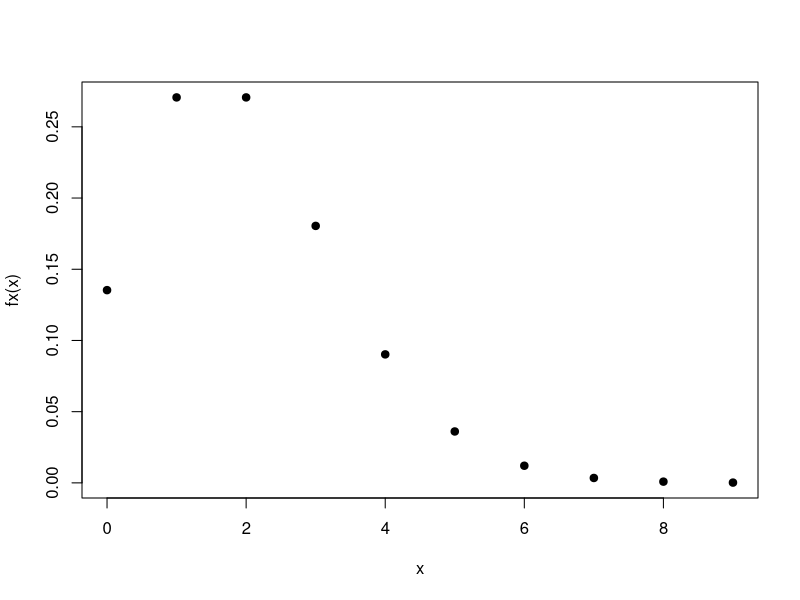
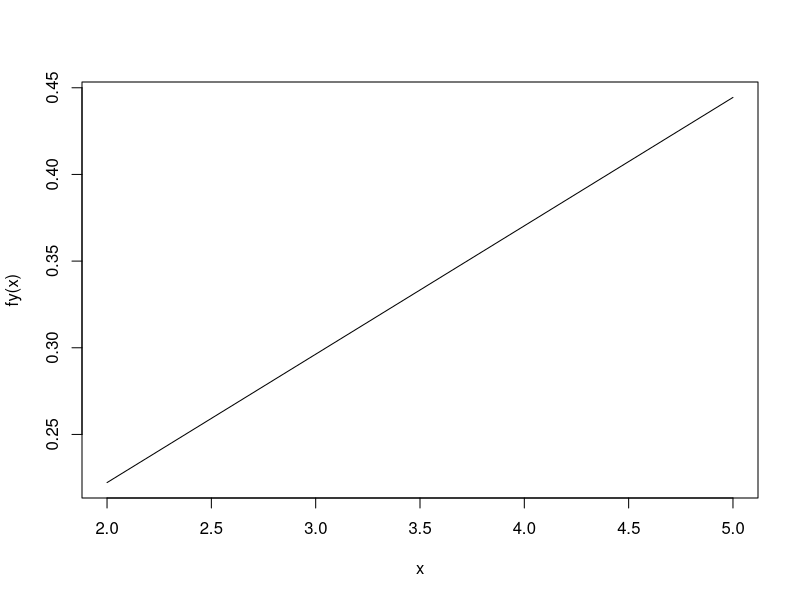
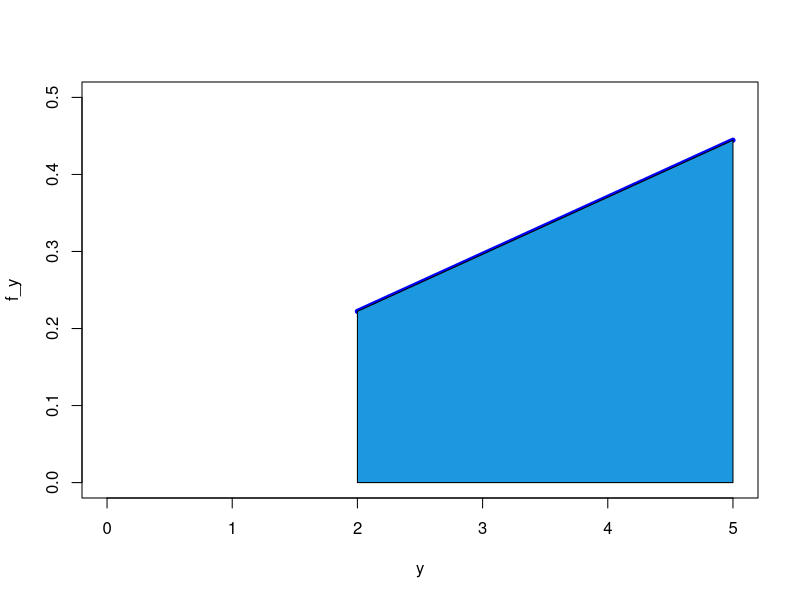
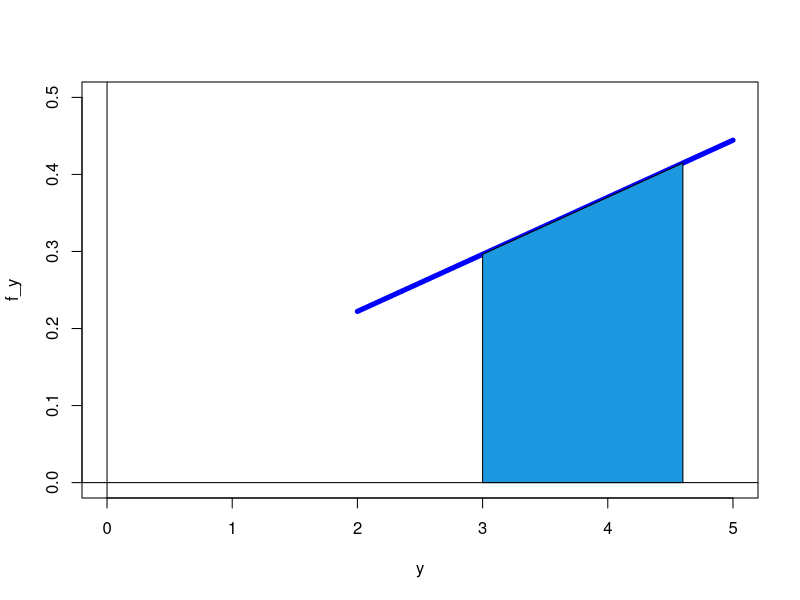

Write R code to recreate these figures, in order.
## ---- chunk 1
knitr::opts_chunk$set(echo = TRUE)
## ---- chunk 2
fx=function(x){
  (exp(-2)*2^x)/factorial(x)}
x=0:9
plot(x,fx(x),pch=19 )

# Tabla de probabilidades 
f_x=round(fx(x),4)
data.frame(x,f_x)
## ---- chunk 3
x=0:100
sum(fx(x))
## ---- chunk 4
sum(fx(3:6))
## ---- chunk 5
x=0:100
f_x=fx(x)
Ex=sum(x*f_x)
Ex
## ---- chunk 6
x=0:100
Ex=sum(x*fx(x))
Ex2=sum(x^2*fx(x))

Vx=Ex2-Ex^2
Vx

## ---- chunk 7

fy=function(y){2*(1+y)/27}
curve(fy, 2,5)   # forma 1

y=seq(2,5, by=0.1)
f_y=fy(y)

y1=c(2,y,5)
f_y1=c(0,f_y,0)

plot(y,f_y, type="l", ylim=c(0,0.5),col="blue", lwd=5, xlim=c(0,5)) # forma 2
polygon(y1,f_y1,col = "#1b98e0") 


## ---- chunk 8
integrate(fy,2,5)
## ---- chunk 9
y=seq(2,5, by=0.1)
f_y=fy(y)

y1=seq(3,4.6, 0.1)
f_y1=fy(y1)

y1=c(3,y1,4.6)
f_y1=c(0,f_y1,0)

plot(y,f_y, type="l", ylim=c(0,0.5),col="blue", lwd=5, xlim=c(0,5)) # forma 2
abline(h=0, v=0)
polygon(y1,f_y1,col = "#1b98e0") 

integrate(fy,3.0,4.6)
## ---- chunk 10
fy1=function(y){y*(2*(1+y)/27)} 
integrate(fy1,2,5)
## ---- chunk 11
fy1=function(y){y*(2*(1+y)/27)} 
Ex=integrate(fy1,2,5)

fy2=function(y){y^2*(2*(1+y)/27)} 
Ex2=integrate(fy2,2,5)

Vx=Ex2$value-Ex$value^2
Vx
